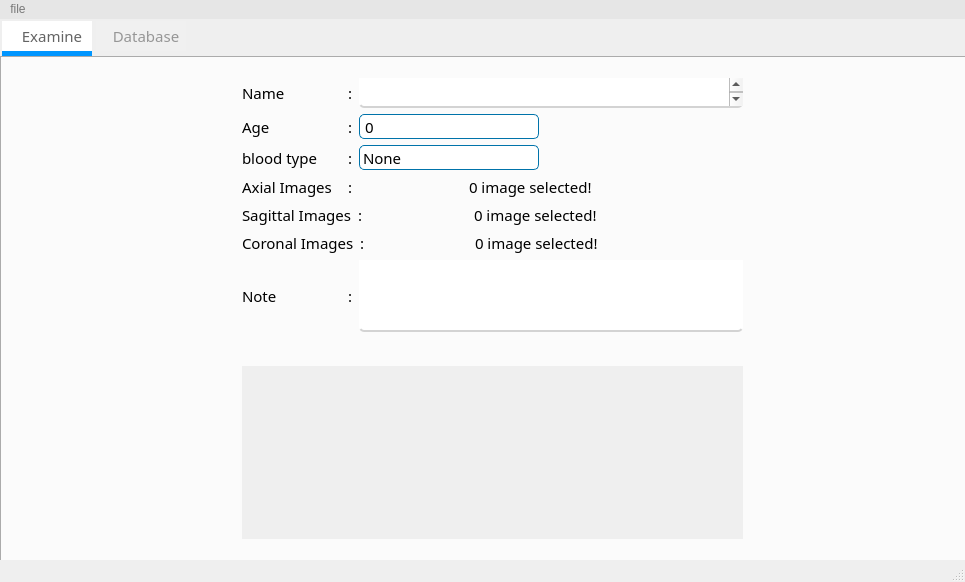
<?xml version="1.0" encoding="UTF-8"?>
<ui version="4.0">
 <class>MainWindow</class>
 <widget class="QMainWindow" name="MainWindow">
  <property name="geometry">
   <rect>
    <x>0</x>
    <y>0</y>
    <width>965</width>
    <height>582</height>
   </rect>
  </property>
  <property name="sizePolicy">
   <sizepolicy hsizetype="Minimum" vsizetype="Minimum">
    <horstretch>0</horstretch>
    <verstretch>0</verstretch>
   </sizepolicy>
  </property>
  <property name="windowTitle">
   <string>IMRI Scanner</string>
  </property>
  <property name="styleSheet">
   <string notr="true">QPushButton
{
border: 0px solid lightgrey;
color:white;
}
QPushButton:hover
{
border: 1px solid rgb(0, 120, 210);
}

QPushButton:pressed
{
border: 1px solid lightgrey;
color:white;
background:rgb(0, 53, 100);
}

QPlainTextEdit
{
color:rgb(20,20,20);
background-color:white;
border: solid lightgrey;
border-width: 0 0 2px 0;
border-bottom-left-radius: 5;
border-bottom-right-radius: 5;
}

QSpinBox {
background-color:rgb(255, 255, 255);
padding: 1px 0px 1px 3px;
border: 1px solid rgb(0,115,170);
border-bottom-left-radius: 5;
border-bottom-right-radius: 5;
border-top-left-radius: 5;
border-top-right-radius: 5;
 }
QSpinBox::down-button{
border: 0px;
}
QSpinBox::up-button{
border: 0px;
}

QComboBox
{

background-color:rgb(255, 255, 255);
padding: 1px 0px 1px 3px;
border: 1px solid rgb(0,115,170);
border-bottom-left-radius: 5;
border-bottom-right-radius: 5;
border-top-left-radius: 5;
border-top-right-radius: 5;
}

QComboBox:hover
{
color:rgb(0,115,170);
background-color: white;
}

QComboBox:selected
{
selection-background-color: rgb(255, 255, 255);
}

QComboBox::drop-down {border-width: 0px;}

QTextEdit{
border-bottom-left-radius: 5;
border-bottom-right-radius: 5;
border-top-left-radius: 5;
border-top-right-radius: 5;
}


QRadioButton::indicator::unchecked
{
 border: 1px solid rgb(0,115,170);
 border-radius: 6px;
 background-color: white; 
width: 10px; 
height: 10px;
 margin-left: 5px;}

QRadioButton::indicator::checked
{
 border: 1px solid black;
 border-radius: 6px;
 background-color: rgb(0,115,170);
 width: 10px;
height: 10px; 
margin-left: 5px;}

QTabBar::tab {
color:rgb(150,150,150);
background:rgb(240,240,240);
height:30;
width:80;
border: rgb(240,240,240);
border-width: 0 0 2px 0;
padding-left:10;
margin:2px;
}

QTabBar::tab:selected {
background:white;
color:rgb(100,100,100);
border: solid rgb(0,150,255);
border-width: 0 0 5px 0;
}
QTableWidget QTableCornerButton::section {
background-color: rgb(255, 255, 255);
}

QTabBar::tab:hover{
border: 1px solid #00aaff;
border-width: 1px 1px 2px 1px;
}

QMenuBar
{
color:rgb(120,120,120);
background:rgb(230,230,230);
}
QMenuBar::item:selected
{
color:rgb(100,100,100);
background:rgb(200,200,200);
}

QMenu
{
color:rgb(90,90,90);
background:rgb(230,230,230);
padding: 3;
}
QMenu::item:selected
{
color:rgb(90,90,90);
background:rgb(200,200,200);
}
QMenu::separator {
background:rgb(200,200,200);
height:1px;
}
</string>
  </property>
  <widget class="QWidget" name="centralwidget">
   <widget class="QTabWidget" name="tabWidget">
    <property name="enabled">
     <bool>true</bool>
    </property>
    <property name="geometry">
     <rect>
      <x>0</x>
      <y>0</y>
      <width>980</width>
      <height>550</height>
     </rect>
    </property>
    <property name="font">
     <font>
      <family>Mongolian Baiti</family>
      <pointsize>11</pointsize>
     </font>
    </property>
    <property name="styleSheet">
     <string notr="true"/>
    </property>
    <property name="currentIndex">
     <number>0</number>
    </property>
    <widget class="QWidget" name="home_tab">
     <attribute name="title">
      <string>Examine</string>
     </attribute>
     <widget class="QWidget" name="verticalLayoutWidget">
      <property name="geometry">
       <rect>
        <x>240</x>
        <y>20</y>
        <width>501</width>
        <height>461</height>
       </rect>
      </property>
      <property name="font">
       <font>
        <family>Mongolian Baiti</family>
        <pointsize>11</pointsize>
       </font>
      </property>
      <layout class="QVBoxLayout" name="verticalLayout">
       <item>
        <layout class="QHBoxLayout" name="horizontalLayout">
         <item>
          <widget class="QLabel" name="lbl_name">
           <property name="minimumSize">
            <size>
             <width>100</width>
             <height>0</height>
            </size>
           </property>
           <property name="maximumSize">
            <size>
             <width>16777215</width>
             <height>30</height>
            </size>
           </property>
           <property name="font">
            <font>
             <family>Mongolian Baiti</family>
             <pointsize>11</pointsize>
            </font>
           </property>
           <property name="text">
            <string>Name</string>
           </property>
          </widget>
         </item>
         <item>
          <widget class="QLabel" name="label">
           <property name="maximumSize">
            <size>
             <width>40</width>
             <height>30</height>
            </size>
           </property>
           <property name="font">
            <font>
             <family>Mongolian Baiti</family>
             <pointsize>11</pointsize>
            </font>
           </property>
           <property name="text">
            <string>:</string>
           </property>
          </widget>
         </item>
         <item>
          <widget class="QPlainTextEdit" name="txt_name">
           <property name="maximumSize">
            <size>
             <width>16777215</width>
             <height>30</height>
            </size>
           </property>
           <property name="font">
            <font>
             <family>Mongolian Baiti</family>
             <pointsize>11</pointsize>
            </font>
           </property>
           <property name="styleSheet">
            <string notr="true"/>
           </property>
          </widget>
         </item>
        </layout>
       </item>
       <item>
        <layout class="QHBoxLayout" name="horizontalLayout_3">
         <item>
          <widget class="QLabel" name="lbl_age">
           <property name="minimumSize">
            <size>
             <width>100</width>
             <height>0</height>
            </size>
           </property>
           <property name="maximumSize">
            <size>
             <width>80</width>
             <height>16777215</height>
            </size>
           </property>
           <property name="font">
            <font>
             <family>Mongolian Baiti</family>
             <pointsize>11</pointsize>
            </font>
           </property>
           <property name="text">
            <string>Age</string>
           </property>
          </widget>
         </item>
         <item>
          <widget class="QLabel" name="label_2">
           <property name="font">
            <font>
             <family>Mongolian Baiti</family>
             <pointsize>11</pointsize>
            </font>
           </property>
           <property name="text">
            <string>:</string>
           </property>
          </widget>
         </item>
         <item>
          <widget class="QSpinBox" name="spin_age">
           <property name="minimumSize">
            <size>
             <width>180</width>
             <height>25</height>
            </size>
           </property>
           <property name="font">
            <font>
             <family>Mongolian Baiti</family>
             <pointsize>11</pointsize>
            </font>
           </property>
           <property name="styleSheet">
            <string notr="true"/>
           </property>
           <property name="wrapping">
            <bool>false</bool>
           </property>
           <property name="minimum">
            <number>0</number>
           </property>
           <property name="value">
            <number>0</number>
           </property>
           <property name="displayIntegerBase">
            <number>10</number>
           </property>
          </widget>
         </item>
         <item>
          <spacer name="horizontalSpacer_7">
           <property name="font">
            <font>
             <family>Mongolian Baiti</family>
             <pointsize>11</pointsize>
            </font>
           </property>
           <property name="orientation">
            <enum>Qt::Horizontal</enum>
           </property>
           <property name="sizeHint" stdset="0">
            <size>
             <width>40</width>
             <height>20</height>
            </size>
           </property>
          </spacer>
         </item>
        </layout>
       </item>
       <item>
        <layout class="QHBoxLayout" name="horizontalLayout_2">
         <item>
          <widget class="QLabel" name="lbl_blood">
           <property name="minimumSize">
            <size>
             <width>100</width>
             <height>0</height>
            </size>
           </property>
           <property name="maximumSize">
            <size>
             <width>80</width>
             <height>16777215</height>
            </size>
           </property>
           <property name="font">
            <font>
             <family>Mongolian Baiti</family>
             <pointsize>11</pointsize>
            </font>
           </property>
           <property name="text">
            <string>blood type</string>
           </property>
          </widget>
         </item>
         <item>
          <widget class="QLabel" name="label_3">
           <property name="font">
            <font>
             <family>Mongolian Baiti</family>
             <pointsize>11</pointsize>
            </font>
           </property>
           <property name="text">
            <string>:</string>
           </property>
          </widget>
         </item>
         <item>
          <widget class="QComboBox" name="combo_blood">
           <property name="minimumSize">
            <size>
             <width>180</width>
             <height>25</height>
            </size>
           </property>
           <property name="font">
            <font>
             <family>Mongolian Baiti</family>
             <pointsize>11</pointsize>
            </font>
           </property>
           <property name="styleSheet">
            <string notr="true"/>
           </property>
           <item>
            <property name="text">
             <string>None</string>
            </property>
           </item>
           <item>
            <property name="text">
             <string>A+</string>
            </property>
           </item>
           <item>
            <property name="text">
             <string>A-</string>
            </property>
           </item>
           <item>
            <property name="text">
             <string>B+</string>
            </property>
           </item>
           <item>
            <property name="text">
             <string>B-</string>
            </property>
           </item>
           <item>
            <property name="text">
             <string>AB+</string>
            </property>
           </item>
           <item>
            <property name="text">
             <string>AB-</string>
            </property>
           </item>
           <item>
            <property name="text">
             <string>O+</string>
            </property>
           </item>
           <item>
            <property name="text">
             <string>O-</string>
            </property>
           </item>
          </widget>
         </item>
         <item>
          <spacer name="horizontalSpacer_5">
           <property name="font">
            <font>
             <family>Mongolian Baiti</family>
             <pointsize>11</pointsize>
            </font>
           </property>
           <property name="orientation">
            <enum>Qt::Horizontal</enum>
           </property>
           <property name="sizeHint" stdset="0">
            <size>
             <width>40</width>
             <height>20</height>
            </size>
           </property>
          </spacer>
         </item>
        </layout>
       </item>
       <item>
        <layout class="QHBoxLayout" name="horizontalLayout_4">
         <item>
          <widget class="QLabel" name="lbl_name_2">
           <property name="minimumSize">
            <size>
             <width>100</width>
             <height>0</height>
            </size>
           </property>
           <property name="font">
            <font>
             <family>Mongolian Baiti</family>
             <pointsize>11</pointsize>
            </font>
           </property>
           <property name="text">
            <string>Axial Images</string>
           </property>
          </widget>
         </item>
         <item>
          <widget class="QLabel" name="label_4">
           <property name="font">
            <font>
             <family>Mongolian Baiti</family>
             <pointsize>11</pointsize>
            </font>
           </property>
           <property name="text">
            <string>:</string>
           </property>
          </widget>
         </item>
         <item>
          <spacer name="horizontalSpacer">
           <property name="font">
            <font>
             <family>Mongolian Baiti</family>
             <pointsize>11</pointsize>
            </font>
           </property>
           <property name="orientation">
            <enum>Qt::Horizontal</enum>
           </property>
           <property name="sizeHint" stdset="0">
            <size>
             <width>40</width>
             <height>20</height>
            </size>
           </property>
          </spacer>
         </item>
         <item>
          <widget class="QLabel" name="lbl_axial_counter">
           <property name="font">
            <font>
             <family>Mongolian Baiti</family>
             <pointsize>11</pointsize>
            </font>
           </property>
           <property name="text">
            <string>0 image selected!</string>
           </property>
          </widget>
         </item>
         <item>
          <spacer name="horizontalSpacer_10">
           <property name="orientation">
            <enum>Qt::Horizontal</enum>
           </property>
           <property name="sizeHint" stdset="0">
            <size>
             <width>40</width>
             <height>20</height>
            </size>
           </property>
          </spacer>
         </item>
         <item>
          <widget class="QPushButton" name="btn_axial">
           <property name="minimumSize">
            <size>
             <width>0</width>
             <height>0</height>
            </size>
           </property>
           <property name="maximumSize">
            <size>
             <width>40</width>
             <height>16777215</height>
            </size>
           </property>
           <property name="font">
            <font>
             <family>Mongolian Baiti</family>
             <pointsize>11</pointsize>
            </font>
           </property>
           <property name="styleSheet">
            <string notr="true"/>
           </property>
           <property name="text">
            <string/>
           </property>
           <property name="icon">
            <iconset>
             <normaloff>../resources/icons8-upload-64.png</normaloff>../resources/icons8-upload-64.png</iconset>
           </property>
           <property name="iconSize">
            <size>
             <width>35</width>
             <height>25</height>
            </size>
           </property>
          </widget>
         </item>
        </layout>
       </item>
       <item>
        <layout class="QHBoxLayout" name="horizontalLayout_7">
         <item>
          <widget class="QLabel" name="lbl_name_4">
           <property name="minimumSize">
            <size>
             <width>100</width>
             <height>0</height>
            </size>
           </property>
           <property name="font">
            <font>
             <family>Mongolian Baiti</family>
             <pointsize>11</pointsize>
            </font>
           </property>
           <property name="text">
            <string>Sagittal Images</string>
           </property>
          </widget>
         </item>
         <item>
          <widget class="QLabel" name="lsfkjlsdhf">
           <property name="font">
            <font>
             <family>Mongolian Baiti</family>
             <pointsize>11</pointsize>
            </font>
           </property>
           <property name="text">
            <string>:</string>
           </property>
          </widget>
         </item>
         <item>
          <spacer name="horizontalSpacer_3">
           <property name="font">
            <font>
             <family>Mongolian Baiti</family>
             <pointsize>11</pointsize>
            </font>
           </property>
           <property name="orientation">
            <enum>Qt::Horizontal</enum>
           </property>
           <property name="sizeHint" stdset="0">
            <size>
             <width>40</width>
             <height>20</height>
            </size>
           </property>
          </spacer>
         </item>
         <item>
          <widget class="QLabel" name="lbl_sagittal_counter">
           <property name="font">
            <font>
             <family>Mongolian Baiti</family>
             <pointsize>11</pointsize>
            </font>
           </property>
           <property name="text">
            <string>0 image selected!</string>
           </property>
          </widget>
         </item>
         <item>
          <spacer name="horizontalSpacer_11">
           <property name="orientation">
            <enum>Qt::Horizontal</enum>
           </property>
           <property name="sizeHint" stdset="0">
            <size>
             <width>40</width>
             <height>20</height>
            </size>
           </property>
          </spacer>
         </item>
         <item>
          <widget class="QPushButton" name="btn_sagittal">
           <property name="minimumSize">
            <size>
             <width>0</width>
             <height>0</height>
            </size>
           </property>
           <property name="maximumSize">
            <size>
             <width>40</width>
             <height>16777215</height>
            </size>
           </property>
           <property name="font">
            <font>
             <family>Mongolian Baiti</family>
             <pointsize>11</pointsize>
            </font>
           </property>
           <property name="styleSheet">
            <string notr="true"/>
           </property>
           <property name="text">
            <string/>
           </property>
           <property name="icon">
            <iconset>
             <normaloff>../resources/icons8-upload-64.png</normaloff>../resources/icons8-upload-64.png</iconset>
           </property>
           <property name="iconSize">
            <size>
             <width>35</width>
             <height>25</height>
            </size>
           </property>
          </widget>
         </item>
        </layout>
       </item>
       <item>
        <layout class="QHBoxLayout" name="horizontalLayout_5">
         <item>
          <widget class="QLabel" name="lbl_name_3">
           <property name="minimumSize">
            <size>
             <width>90</width>
             <height>0</height>
            </size>
           </property>
           <property name="font">
            <font>
             <family>Mongolian Baiti</family>
             <pointsize>11</pointsize>
            </font>
           </property>
           <property name="text">
            <string>Coronal Images</string>
           </property>
          </widget>
         </item>
         <item>
          <widget class="QLabel" name="label_5">
           <property name="font">
            <font>
             <family>Mongolian Baiti</family>
             <pointsize>11</pointsize>
            </font>
           </property>
           <property name="text">
            <string>:</string>
           </property>
          </widget>
         </item>
         <item>
          <spacer name="horizontalSpacer_2">
           <property name="font">
            <font>
             <family>Mongolian Baiti</family>
             <pointsize>11</pointsize>
            </font>
           </property>
           <property name="orientation">
            <enum>Qt::Horizontal</enum>
           </property>
           <property name="sizeHint" stdset="0">
            <size>
             <width>40</width>
             <height>20</height>
            </size>
           </property>
          </spacer>
         </item>
         <item>
          <widget class="QLabel" name="lbl_coronal_counter">
           <property name="font">
            <font>
             <family>Mongolian Baiti</family>
             <pointsize>11</pointsize>
            </font>
           </property>
           <property name="text">
            <string>0 image selected!</string>
           </property>
          </widget>
         </item>
         <item>
          <spacer name="horizontalSpacer_12">
           <property name="orientation">
            <enum>Qt::Horizontal</enum>
           </property>
           <property name="sizeHint" stdset="0">
            <size>
             <width>40</width>
             <height>20</height>
            </size>
           </property>
          </spacer>
         </item>
         <item>
          <widget class="QPushButton" name="btn_coronal">
           <property name="minimumSize">
            <size>
             <width>0</width>
             <height>0</height>
            </size>
           </property>
           <property name="maximumSize">
            <size>
             <width>40</width>
             <height>16777215</height>
            </size>
           </property>
           <property name="font">
            <font>
             <family>Mongolian Baiti</family>
             <pointsize>11</pointsize>
            </font>
           </property>
           <property name="styleSheet">
            <string notr="true"/>
           </property>
           <property name="text">
            <string/>
           </property>
           <property name="icon">
            <iconset>
             <normaloff>../resources/icons8-upload-64.png</normaloff>../resources/icons8-upload-64.png</iconset>
           </property>
           <property name="iconSize">
            <size>
             <width>35</width>
             <height>25</height>
            </size>
           </property>
          </widget>
         </item>
        </layout>
       </item>
       <item>
        <layout class="QHBoxLayout" name="horizontalLayout_9" stretch="0,0,0">
         <item>
          <widget class="QLabel" name="lbl_note">
           <property name="minimumSize">
            <size>
             <width>100</width>
             <height>0</height>
            </size>
           </property>
           <property name="font">
            <font>
             <family>Mongolian Baiti</family>
             <pointsize>11</pointsize>
            </font>
           </property>
           <property name="text">
            <string>Note</string>
           </property>
          </widget>
         </item>
         <item>
          <widget class="QLabel" name="label_7">
           <property name="font">
            <font>
             <family>Mongolian Baiti</family>
             <pointsize>11</pointsize>
            </font>
           </property>
           <property name="text">
            <string>:</string>
           </property>
          </widget>
         </item>
         <item>
          <widget class="QPlainTextEdit" name="txt_note">
           <property name="maximumSize">
            <size>
             <width>16777215</width>
             <height>80</height>
            </size>
           </property>
           <property name="font">
            <font>
             <family>Mongolian Baiti</family>
             <pointsize>11</pointsize>
            </font>
           </property>
           <property name="styleSheet">
            <string notr="true"/>
           </property>
          </widget>
         </item>
        </layout>
       </item>
       <item>
        <layout class="QHBoxLayout" name="horizontalLayout_6">
         <item>
          <spacer name="horizontalSpacer_4">
           <property name="font">
            <font>
             <family>Mongolian Baiti</family>
             <pointsize>11</pointsize>
            </font>
           </property>
           <property name="orientation">
            <enum>Qt::Horizontal</enum>
           </property>
           <property name="sizeHint" stdset="0">
            <size>
             <width>40</width>
             <height>20</height>
            </size>
           </property>
          </spacer>
         </item>
         <item>
          <widget class="QPushButton" name="btn_examine">
           <property name="font">
            <font>
             <family>Mongolian Baiti</family>
             <pointsize>11</pointsize>
            </font>
           </property>
           <property name="styleSheet">
            <string notr="true"/>
           </property>
           <property name="text">
            <string/>
           </property>
           <property name="icon">
            <iconset>
             <normaloff>../resources/icons8-neuroscience-experiment-50.png</normaloff>../resources/icons8-neuroscience-experiment-50.png</iconset>
           </property>
           <property name="iconSize">
            <size>
             <width>40</width>
             <height>40</height>
            </size>
           </property>
          </widget>
         </item>
         <item>
          <spacer name="horizontalSpacer_6">
           <property name="font">
            <font>
             <family>Mongolian Baiti</family>
             <pointsize>11</pointsize>
            </font>
           </property>
           <property name="orientation">
            <enum>Qt::Horizontal</enum>
           </property>
           <property name="sizeHint" stdset="0">
            <size>
             <width>40</width>
             <height>20</height>
            </size>
           </property>
          </spacer>
         </item>
        </layout>
       </item>
       <item>
        <widget class="QTextEdit" name="txt_report">
         <property name="enabled">
          <bool>false</bool>
         </property>
         <property name="font">
          <font>
           <family>Mongolian Baiti</family>
           <pointsize>11</pointsize>
          </font>
         </property>
        </widget>
       </item>
      </layout>
     </widget>
    </widget>
    <widget class="QWidget" name="database_tab">
     <attribute name="title">
      <string>Database</string>
     </attribute>
     <widget class="QTableWidget" name="tableWidget">
      <property name="enabled">
       <bool>true</bool>
      </property>
      <property name="geometry">
       <rect>
        <x>0</x>
        <y>100</y>
        <width>961</width>
        <height>380</height>
       </rect>
      </property>
      <property name="styleSheet">
       <string notr="true"/>
      </property>
      <attribute name="horizontalHeaderCascadingSectionResizes">
       <bool>true</bool>
      </attribute>
      <attribute name="horizontalHeaderStretchLastSection">
       <bool>true</bool>
      </attribute>
      <attribute name="verticalHeaderVisible">
       <bool>false</bool>
      </attribute>
      <attribute name="verticalHeaderCascadingSectionResizes">
       <bool>false</bool>
      </attribute>
      <attribute name="verticalHeaderDefaultSectionSize">
       <number>10</number>
      </attribute>
      <attribute name="verticalHeaderMinimumSectionSize">
       <number>10</number>
      </attribute>
      <attribute name="verticalHeaderStretchLastSection">
       <bool>false</bool>
      </attribute>
      <column>
       <property name="text">
        <string>id</string>
       </property>
       <property name="textAlignment">
        <set>AlignCenter</set>
       </property>
      </column>
      <column>
       <property name="text">
        <string>name</string>
       </property>
       <property name="textAlignment">
        <set>AlignCenter</set>
       </property>
      </column>
      <column>
       <property name="text">
        <string>age</string>
       </property>
       <property name="textAlignment">
        <set>AlignCenter</set>
       </property>
      </column>
      <column>
       <property name="text">
        <string>blood</string>
       </property>
       <property name="textAlignment">
        <set>AlignCenter</set>
       </property>
      </column>
      <column>
       <property name="text">
        <string>abnormal</string>
       </property>
       <property name="textAlignment">
        <set>AlignCenter</set>
       </property>
      </column>
      <column>
       <property name="text">
        <string>acl</string>
       </property>
       <property name="textAlignment">
        <set>AlignCenter</set>
       </property>
      </column>
      <column>
       <property name="text">
        <string>men</string>
       </property>
       <property name="textAlignment">
        <set>AlignCenter</set>
       </property>
      </column>
      <column>
       <property name="text">
        <string>note</string>
       </property>
       <property name="textAlignment">
        <set>AlignCenter</set>
       </property>
      </column>
      <column>
       <property name="text">
        <string>created at</string>
       </property>
       <property name="textAlignment">
        <set>AlignCenter</set>
       </property>
      </column>
     </widget>
     <widget class="QGroupBox" name="groupBox">
      <property name="geometry">
       <rect>
        <x>250</x>
        <y>10</y>
        <width>451</width>
        <height>90</height>
       </rect>
      </property>
      <property name="title">
       <string/>
      </property>
      <widget class="QWidget" name="horizontalLayoutWidget_3">
       <property name="geometry">
        <rect>
         <x>10</x>
         <y>50</y>
         <width>430</width>
         <height>40</height>
        </rect>
       </property>
       <layout class="QHBoxLayout" name="horizontalLayout_10">
        <item>
         <spacer name="horizontalSpacer_8">
          <property name="orientation">
           <enum>Qt::Horizontal</enum>
          </property>
          <property name="sizeHint" stdset="0">
           <size>
            <width>40</width>
            <height>20</height>
           </size>
          </property>
         </spacer>
        </item>
        <item>
         <widget class="QRadioButton" name="radio_id">
          <property name="text">
           <string>ID</string>
          </property>
          <property name="checked">
           <bool>true</bool>
          </property>
         </widget>
        </item>
        <item>
         <widget class="QRadioButton" name="radio_name">
          <property name="styleSheet">
           <string notr="true"/>
          </property>
          <property name="text">
           <string>Name</string>
          </property>
         </widget>
        </item>
        <item>
         <widget class="QRadioButton" name="radio_time">
          <property name="text">
           <string>Time</string>
          </property>
         </widget>
        </item>
        <item>
         <spacer name="horizontalSpacer_9">
          <property name="orientation">
           <enum>Qt::Horizontal</enum>
          </property>
          <property name="sizeHint" stdset="0">
           <size>
            <width>40</width>
            <height>20</height>
           </size>
          </property>
         </spacer>
        </item>
       </layout>
      </widget>
      <widget class="QPlainTextEdit" name="txt_search">
       <property name="geometry">
        <rect>
         <x>10</x>
         <y>10</y>
         <width>430</width>
         <height>31</height>
        </rect>
       </property>
      </widget>
     </widget>
     <widget class="QLabel" name="label_6">
      <property name="geometry">
       <rect>
        <x>662</x>
        <y>25</y>
        <width>21</width>
        <height>20</height>
       </rect>
      </property>
      <property name="text">
       <string/>
      </property>
      <property name="pixmap">
       <pixmap>../resources/icons8-search-24.png</pixmap>
      </property>
     </widget>
    </widget>
   </widget>
   <widget class="QLabel" name="lbl_state">
    <property name="geometry">
     <rect>
      <x>10</x>
      <y>522</y>
      <width>751</width>
      <height>20</height>
     </rect>
    </property>
    <property name="font">
     <font>
      <family>Mongolian Baiti</family>
      <pointsize>11</pointsize>
     </font>
    </property>
    <property name="text">
     <string/>
    </property>
   </widget>
  </widget>
  <widget class="QMenuBar" name="menubar">
   <property name="geometry">
    <rect>
     <x>0</x>
     <y>0</y>
     <width>965</width>
     <height>21</height>
    </rect>
   </property>
   <widget class="QMenu" name="menufile">
    <property name="font">
     <font>
      <pointsize>11</pointsize>
     </font>
    </property>
    <property name="title">
     <string>file</string>
    </property>
    <addaction name="menu_excel_file"/>
   </widget>
   <addaction name="menufile"/>
  </widget>
  <widget class="QStatusBar" name="statusbar"/>
  <action name="menu_excel_file">
   <property name="text">
    <string>extract excel file</string>
   </property>
   <property name="font">
    <font>
     <pointsize>10</pointsize>
    </font>
   </property>
  </action>
 </widget>
 <resources/>
 <connections/>
</ui>
